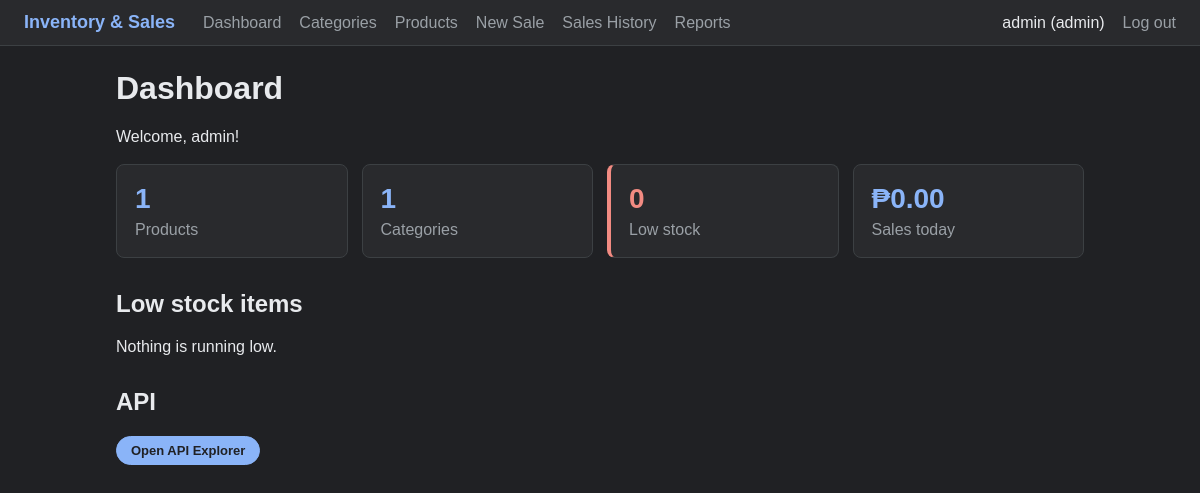
The page /index.php (signed in) on the database as committed earlier.
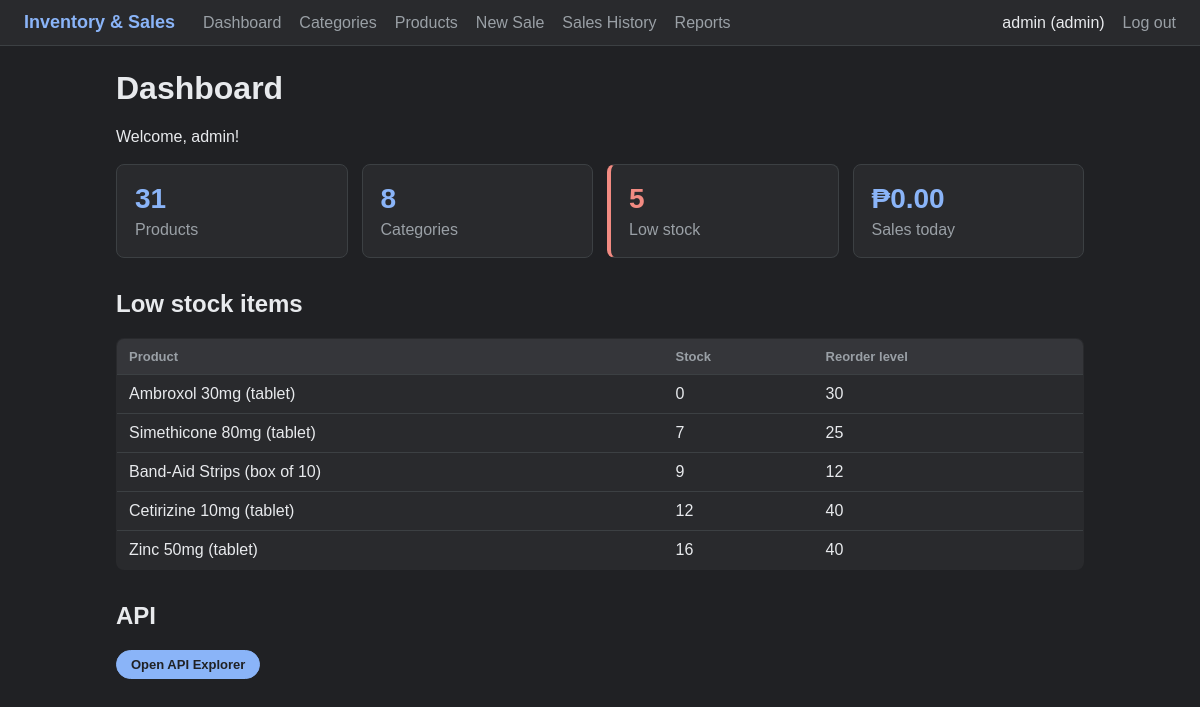
The same page on the database as committed later.
### tables this page shows
CREATE TABLE `products` (
  `id` int(11) NOT NULL,
  `category_id` int(11) DEFAULT NULL,
  `name` varchar(150) NOT NULL,
  `price` decimal(10,2) NOT NULL,
  `stock` int(11) DEFAULT 0,
  `reorder_level` int(11) DEFAULT 5,
  `is_active` tinyint(1) NOT NULL DEFAULT 1
);

### includes/auth.php (called while the page is built, shortened)
<?php
function is_admin() {
    return ($_SESSION['role'] ?? '') === 'admin';
}
?>

### index.php (the view, shortened to what this page needs)
<?php
require 'includes/header.php';
$products   = $conn->query("SELECT COUNT(*) AS c FROM products WHERE is_active = 1")->fetch_assoc()['c'];
$categories = $conn->query("SELECT COUNT(*) AS c FROM categories WHERE is_active = 1")->fetch_assoc()['c'];
$low        = $conn->query("SELECT COUNT(*) AS c FROM products WHERE is_active = 1 AND stock <= reorder_level")->fetch_assoc()['c'];
$today      = $conn->query("SELECT COALESCE(SUM(total),0) AS t FROM sales WHERE DATE(created_at) = CURDATE()")->fetch_assoc()['t'];
$lowList    = $conn->query("SELECT name, stock, reorder_level FROM products WHERE is_active = 1 AND stock <= reorder_level ORDER BY stock ASC LIMIT 10");
?>
<h1>Dashboard</h1>
<p>Welcome, <?= htmlspecialchars($_SESSION['username']) ?>!</p>
<div class="cards">
    <div class="card"><span class="num"><?= $products ?></span><span>Products</span></div>
    <div class="card"><span class="num"><?= $categories ?></span><span>Categories</span></div>
    <div class="card warn"><span class="num"><?= $low ?></span><span>Low stock</span></div>
    <div class="card"><span class="num">&#8369;<?= number_format($today, 2) ?></span><span>Sales today</span></div>
</div>
<h2>Low stock items</h2>
<?php if ($lowList->num_rows === 0): ?>
    <p>Nothing is running low. </p>
<?php else: ?>
    <table>
        <tr><th>Product</th><th>Stock</th><th>Reorder level</th></tr>
        <?php while ($r = $lowList->fetch_assoc()): ?>
            <tr>
                <td><?= htmlspecialchars($r['name']) ?></td>
                <td><?= (int)$r['stock'] ?></td>
                <td><?= (int)$r['reorder_level'] ?></td>
            </tr>
        <?php endwhile; ?>
    </table>
<?php endif; ?>
<h2>API</h2>
<div class="api-links">
    <a href="pages/api-demo.php" class="primary">Open API Explorer</a>
</div>
<?php require 'includes/footer.php'; ?>

### includes/header.php (shortened to what this page needs)
<?php
require_once __DIR__ . '/auth.php';
?>
<!DOCTYPE html>
<html lang="en">
<head>
    <link rel="stylesheet" href="<?= BASE_URL ?>style.css">
</head>
<body>
<nav class="topbar">
    <span class="brand">Inventory &amp; Sales</span>
    <a href="<?= BASE_URL ?>index.php">Dashboard</a>
    <?php if (is_admin()): ?><a href="<?= BASE_URL ?>pages/categories.php">Categories</a><?php endif; ?>
    <a href="<?= BASE_URL ?>pages/products.php">Products</a>
    <a href="<?= BASE_URL ?>pages/sales.php">New Sale</a>
    <a href="<?= BASE_URL ?>pages/sales_history.php">Sales History</a>
    <?php if (is_admin()): ?><a href="<?= BASE_URL ?>pages/reports.php">Reports</a><?php endif; ?>
    <span class="user"><?= htmlspecialchars($_SESSION['username']) ?> (<?= htmlspecialchars($_SESSION['role']) ?>)</span>
    <a href="<?= BASE_URL ?>logout.php">Log out</a>
</nav>
<main class="container">

### includes/footer.php
</main>
</body>
</html>

### style.css (style rules this page uses)
:root { color-scheme: dark; --bg: #202124; --surface: #292a2d; --raised: #35363a; --line: #3c4043; --text: #e8eaed; --muted: #9aa0a6; --accent: #8ab4f8; --accent-hover: #aecbfa; --on-accent: #202124; --red: #f28b82; --green: #81c995; --amber: #fdd663; --landing-bg: radial-gradient(circle at 20% 15%, rgba(138, 180, 248, 0.18), transparent 45%), linear-gradient(135deg, #202124, #2d2e31); }
* { box-sizing: border-box; }
body { font-family: Arial, Helvetica, sans-serif; margin: 0; background: var(--bg); color: var(--text); }
h1, h2, h3 { color: var(--text); }
a { color: var(--accent); }
.topbar { display: flex; align-items: center; gap: 18px; background: var(--surface); color: var(--text); padding: 12px 24px; border-bottom: 1px solid var(--line); }
.topbar a { color: var(--muted); text-decoration: none; }
.topbar .brand { font-weight: bold; font-size: 18px; margin-right: 10px; color: var(--accent); }
.container { max-width: 1000px; margin: 24px auto; padding: 0 16px; }
.cards { display: grid; grid-template-columns: repeat(auto-fit, minmax(180px, 1fr)); gap: 14px; margin: 18px 0 28px; }
.card { background: var(--surface); border: 1px solid var(--line); border-radius: 8px; padding: 18px; display: flex; flex-direction: column; gap: 6px; color: var(--muted); }
.card .num { font-size: 28px; font-weight: bold; color: var(--accent); }
.card.warn { border-left: 4px solid var(--red); }
.card.warn .num { color: var(--red); }
table { width: 100%; border-collapse: collapse; background: var(--surface); border: 1px solid var(--line); border-radius: 8px; overflow: hidden; }
th, td { padding: 10px 12px; text-align: left; border-bottom: 1px solid var(--line); }
th { background: var(--raised); color: var(--muted); font-size: 13px; }
h2 { margin-top: 32px; }
.api-links { display: flex; gap: 10px; flex-wrap: wrap; }
.api-links a { background: var(--surface); border: 1px solid var(--line); border-radius: 999px; padding: 6px 14px; font-family: Consolas, monospace; font-size: 13px; text-decoration: none; }
.api-links a.primary { background: var(--accent); color: var(--on-accent); border-color: var(--accent); font-family: inherit; font-weight: bold; }

Rows that differ between the two databases and show on the page:
added products: name "Ambroxol 30mg (tablet)", stock "0", reorder_level "30"
added products: name "Simethicone 80mg (tablet)", stock "7", reorder_level "25"
added products: name "Band-Aid Strips (box of 10)", stock "9", reorder_level "12"
added products: name "Cetirizine 10mg (tablet)", stock "12", reorder_level "40"
added products: name "Zinc 50mg (tablet)", stock "16", reorder_level "40"
Other text that changed with them:
$products: "1" → "31"
$categories: "1" → "8"
$low: "0" → "5"
text no longer shown: "Nothing is running low."
text now shown: "Product Stock Reorder level"
